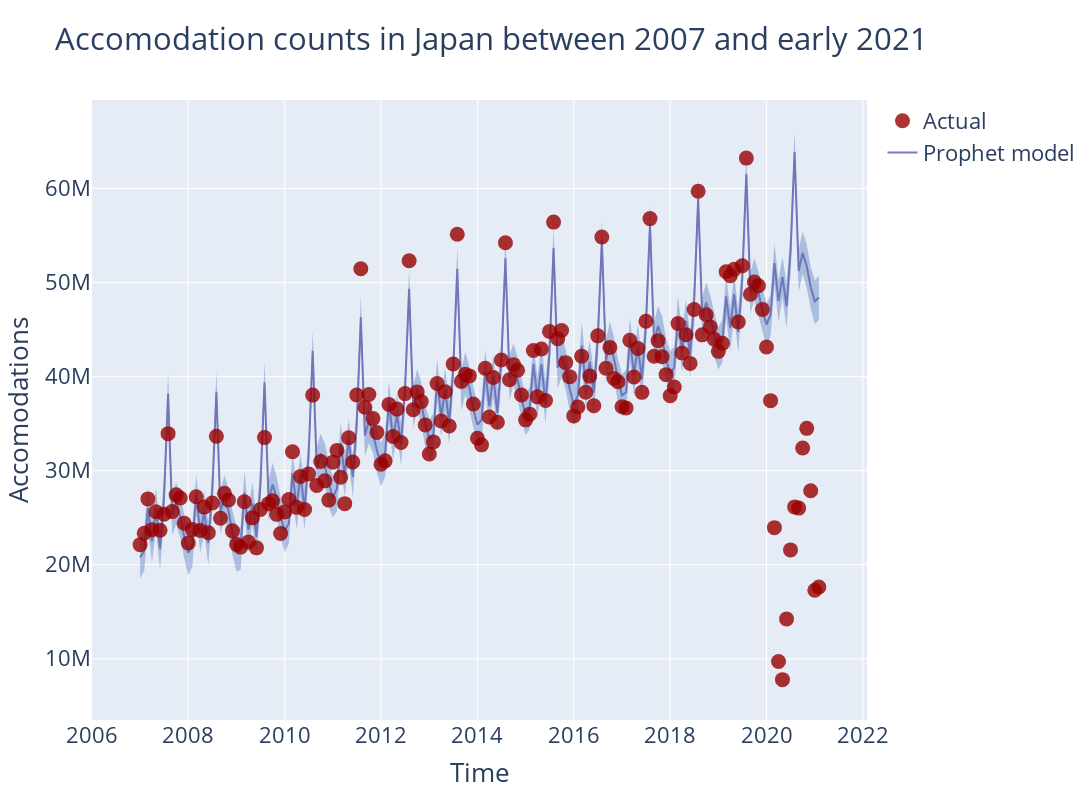

Source (notebook cell):
### Code cell
fig_1 = plot_prophet(prophet_japan, prediction, "Accomodation counts in Japan between 2007 and early 2021")
fig_1.show()

### Figure 1 — Plotly figure (JSON) as saved in the notebook; plotly's stock layout.template omitted (floating-point values rounded to 4 significant figures; data arrays with more than 128 entries replaced by an {"elided": "..."} marker saying what was removed)
{"data": [{"marker": {"color": "rgb(129, 119, 185, 1)"}, "name": "Prophet model", "type": "scatter", "x": {"elided": "170 str values"}, "y": {"elided": "170 float values"}}, {"line": {"width": 0}, "marker": {"color": "#444"}, "mode": "lines", "showlegend": false, "type": "scatter", "x": {"elided": "170 str values"}, "y": {"elided": "170 float values"}}, {"fill": "tonexty", "fillcolor": "rgba(78, 119, 185, 0.4)", "line": {"width": 0}, "marker": {"color": "#444"}, "mode": "lines", "showlegend": false, "type": "scatter", "x": {"elided": "170 str values"}, "y": {"elided": "170 float values"}}, {"marker": {"color": "rgba(152, 0, 0, .8)", "size": 15}, "mode": "markers", "name": "Actual", "type": "scatter", "x": {"elided": "170 str values"}, "y": {"elided": "170 int values"}}], "layout": {"font": {"size": 22}, "height": 800, "title": {"text": "Accomodation counts in Japan between 2007 and early 2021"}, "width": 1600, "xaxis": {"anchor": "y", "domain": [0, 1], "title": {"text": "Time"}}, "yaxis": {"anchor": "x", "domain": [0, 1], "title": {"text": "Accomodations"}}}}
